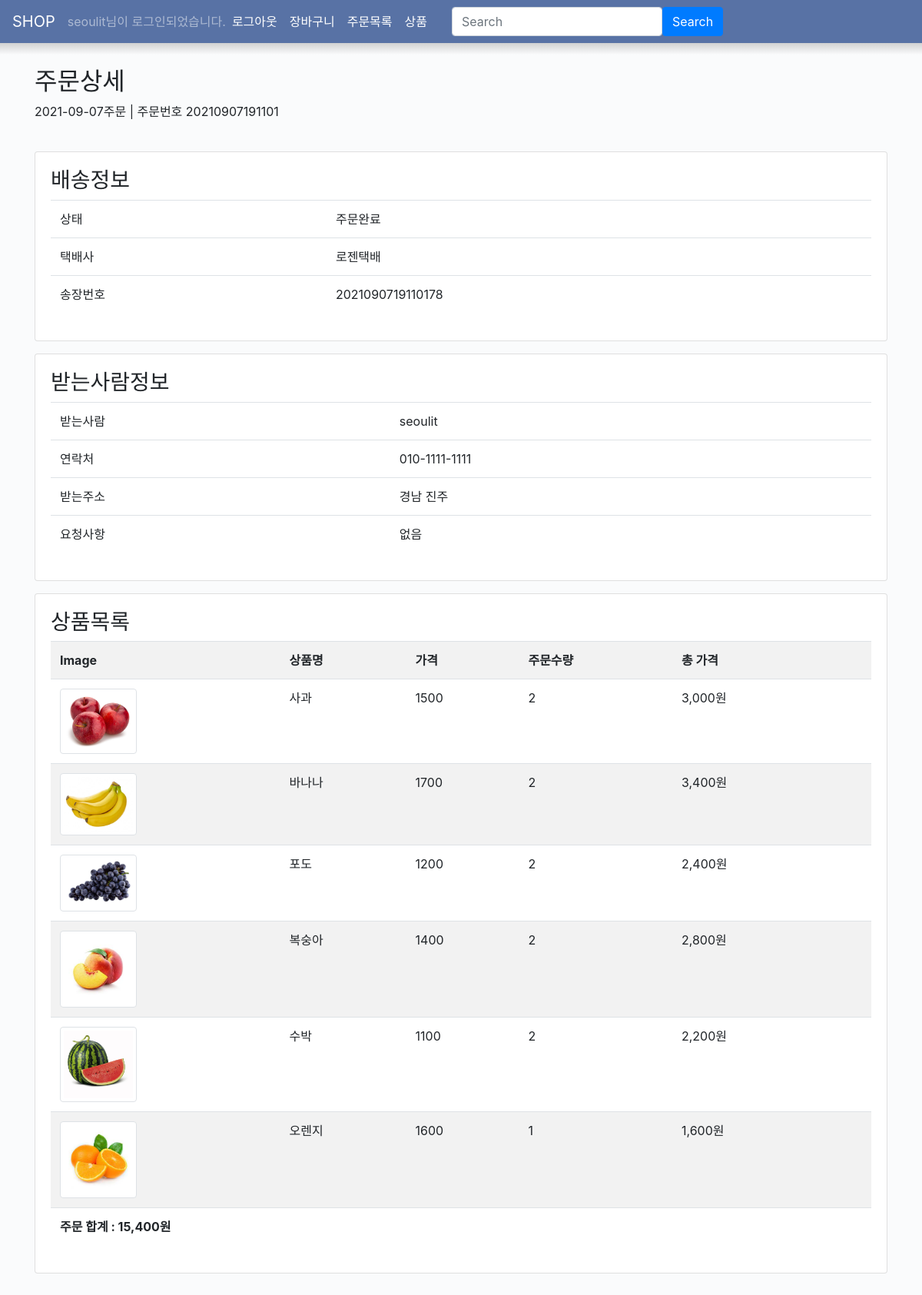
The page /order/1/ (signed in) on the database its author committed.
### order/models.py (models this page shows, shortened)
class Order(models.Model):
    order_id = models.CharField(max_length=200)
    author = models.ForeignKey(User, on_delete=models.PROTECT)
    order_name = models.CharField('받는사람',max_length=200)
    order_tel = models.CharField('연락처', max_length=200)
    order_addr = models.CharField('주소', max_length=200)
    order_status_choice = [
        ('주문완료','주문완료'),
        ('결재완료','결재완료'),
        ('배송중','배송중'),
        ('배송완료','배송완료'),
        ('주문취소','주문취소'),
        ]
    order_status = models.CharField(max_length=20, choices=order_status_choice, default='주문완료')
    order_date = models.DateField('주문일', default=timezone.now)
    delivery = models.CharField('택배사', max_length=200, null=True, default='')
    delivery_no = models.CharField('송장번호', max_length=200, null=True, default='')
    class Meta:
        ordering = ['-order_date']
    def get_total_product(self):
        return sum(item.get_item_price() for item in self.items.all())

class OrderItem(models.Model):
    order = models.ForeignKey(Order, on_delete=models.CASCADE, related_name='items')
    product = models.ForeignKey(Product, on_delete=models.PROTECT, related_name='order_products')
    price = models.IntegerField()
    amount = models.IntegerField()
    def get_item_price(self):
        return self.price * self.amount

### product/models.py (models this page shows, shortened)
class Product(models.Model):
    pro_name = models.CharField('상품명',max_length=200)
    pro_status_choice = (
        ('f','Fruit'),
        ('p', 'Phone'),
        ('c', 'Computer'),
    )
    pro_status = models.CharField('카테고리', null=True, max_length=1, choices=pro_status_choice)
    pro_price = models.IntegerField('가격')
    pro_stock = models.IntegerField('재고수량',default=100)
    pro_img = models.ImageField('상품이미지', upload_to='products/%Y/%m/%d', blank=True)
    pro_desc = models.TextField('상품설명', blank=True)
    pro_hot = models.BooleanField('인기상품', default=False)
    pro_new = models.BooleanField('신규상품', default=False)
    pro_display = models.BooleanField('화면표시', default=True)
    pro_day = models.DateField('등록일', default=timezone.now)
    pro_like = models.IntegerField('좋아요', default=0)
    author = models.ForeignKey(User, on_delete=models.CASCADE)
    class Meta:
        verbose_name_plural = "상품관리"

### order/views.py (the view)
# urls.py: path('<int:pk>/', OrderDetailView.as_view(), name='detail'),
class OrderDetailView(LoginRequiredMixin, DetailView):
    login_url = '/member/login'
    model = Order
    template_name = 'order/detail.html'

### order/templates/order/detail.html (shortened to what this page needs)
{% extends 'member/base.html' %}
{% load humanize %}
{% block content %}
<div class="container my-3">
<h2>주문상세</h2>
{{order.order_date|date:'Y-m-d'}}주문 | 주문번호 {{ order.order_id }}</br>
<div class="card my-3">
    <div class="card-body">
        <h3>배송정보</h3></hr>
        <table class="table table-condensed">
            <tr>
                <td>상태</td>
                <td>{{ order.order_status}}</td>
            </tr>
            <tr>
                <td>택배사</td>
                <td>{{ order.delivery }}</td>
            </tr>
            <tr>
                <td>송장번호</td>
                <td>{{ order.delivery_no}}</td>
            </tr>
        </table>
    </div>
</div>
<div class="card my-3">
    <div class="card-body">
        <h3>받는사람정보</h3></hr>
        <table class="table table-condensed">
            <tr>
                <td>받는사람</td>
                <td>{{ order.order_name }}</td>
            </tr>
            <tr>
                <td>연락처</td>
                <td>{{ order.order_tel}}</td>
            </tr>
            <tr>
                <td>받는주소</td>
                <td>{{ order.order_addr }}</td>
            </tr>
            <tr>
                <td class="ordertable1_last">요청사항</td>
                <td class="ordertable1_last">없음</td>
            </tr>
        </table>
    </div>
</div>
<div class="card my-3">
    <div class="card-body">
    <h3>상품목록</h3>
    <table class="table table-striped">
    <tr>
        <th scope="col">Image</th>
        <th scope="col">상품명</th>
        <th scope="col">가격</th>
        <th scope="col">주문수량</th>
        <th scope="col">총 가격</th>
        <th scope="col"></th>
    </tr>
    {% for item in order.items.all %}
    <tr>
        <td><img src="{{item.product.pro_img.url}}" class="img-thumbnail" width="100"></td>
        <td>{{item.product.pro_name}}</td>
        <td>{{item.product.pro_price}}</td>
        <td>{{item.amount}}</td>
        <td>{{item.get_item_price|intcomma}}원</td>
        <td></td>
    </tr>
    {% endfor %}
    <tr>
        <th colspan=6>
            주문 합계 : {{ order.get_total_product|intcomma}}원
        </th>
    </tr>
    </table>
    </div>
    </div>
</div>
{% endblock %}

### member/templates/member/navbar.html (shortened to what this page needs)
<nav style="background-color:#5872A5;" class="navbar navbar-expand-lg navbar-dark">
    <a class="navbar-brand" href="{% url 'home' %}">SHOP</a>
    <div class="collapse navbar-collapse flex-grow-0" id="navbarNav">
        <ul class="navbar-nav">
            {% if user.is_authenticated %}
            <li class="nav-item">
                <span class="navbar-text"> {{user.username}}님이 로그인되었습니다.</span>
            </li>
            <li class="nav-item">
                <a class="nav-link active" aria-current="page" href="{% url 'account_logout' %}">로그아웃</a>
            </li>
            <li class="nav-item">
                <a class="nav-link active" aria-current="page" href="{% url 'cart:list' %}">장바구니</a>
            </li>
            <li class="nav-item">
                <a class="nav-link active" href="{% url 'order:list' %}">주문목록</a>
            </li>
            {% endif %}
            <li class="nav-item">
                <a class="nav-link active" href="{% url 'product:list' %}">상품</a>
            </li>
        </ul>
        <form class="d-flex mx-4" action="{% url 'product:list' %}"method="GET">
            <input class="form-control me-2" type="search" name="search" placeholder="Search" aria-label="Search">
            <button class="btn btn-primary" type="submit">Search</button>
        </form>
    </div>
</nav>

### rows shown on the page
Order: order_date "2021-09-07", order_id "20210907191101", order_status "주문완료", delivery "로젠택배", delivery_no "2021090719110178", order_name "seoulit", order_tel "010-1111-1111", order_addr "경남 진주", get_total_product "15,400"
OrderItem: product.pro_img (picture), product.pro_name "사과", product.pro_price "1500", amount "2", get_item_price "3,000"
OrderItem: product.pro_img (picture), product.pro_name "바나나", product.pro_price "1700", amount "2", get_item_price "3,400"
OrderItem: product.pro_img (picture), product.pro_name "포도", product.pro_price "1200", amount "2", get_item_price "2,400"
OrderItem: product.pro_img (picture), product.pro_name "복숭아", product.pro_price "1400", amount "2", get_item_price "2,800"
OrderItem: product.pro_img (picture), product.pro_name "수박", product.pro_price "1100", amount "2", get_item_price "2,200"
OrderItem: product.pro_img (picture), product.pro_name "오렌지", product.pro_price "1600", amount "1", get_item_price "1,600"

### other values the page prints
{{ user.username }} "seoulit"
